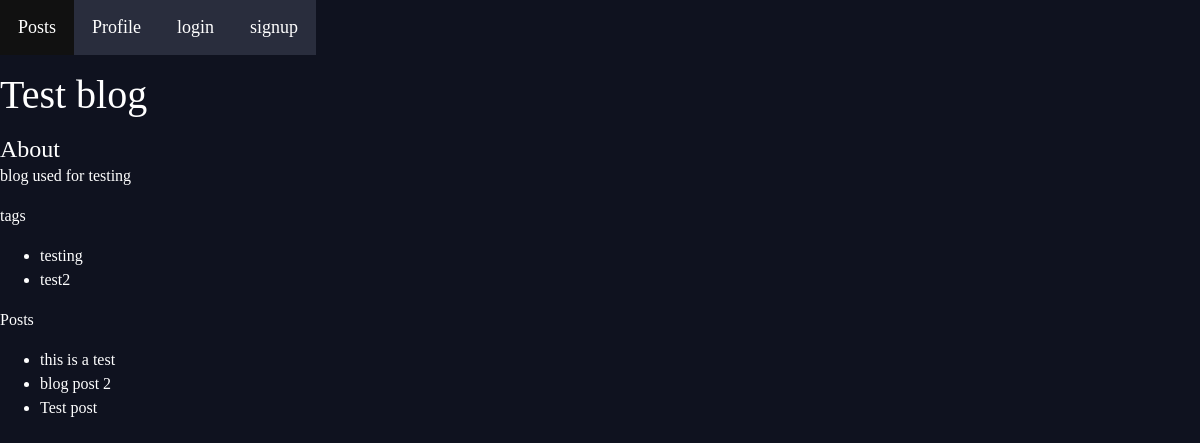
Screenshot of /social/blog/1/ with the database file from the repository.
### social/models.py (models this page shows, shortened)
class blog(models.Model):
    user= models.ForeignKey(User,related_name='blog_user',on_delete=models.CASCADE)
    blogname= models.CharField(max_length=50)
    about= models.TextField(null=True)

class blogpost(models.Model):
    blog= models.ForeignKey(blog,related_name='blog_post',on_delete=models.CASCADE)
    title = models.CharField(max_length=100)
    body = models.TextField(null=True)
    pub_date = models.DateTimeField('Date published',auto_now_add = True)

### social/views.py (the view)
# urls.py: path('blog/<int:blog_id>/',views.bloghome,name='bloghome'),
def bloghome(request, blog_id):
    blogs= blog.objects.get(pk=blog_id)
    taglist= blogtags.objects.filter( blog = blogs ).values('tags')
    latest_posts_list = blogpost.objects.filter(blog = blogs).order_by('-pub_date')[:5]
    context= {'latest_posts_list':latest_posts_list,
              'blogs': blogs,
              'taglist':taglist,}
    return render(request, 'social/bloghome.html', context)

### social/templates/social/bloghome.html
{% extends "basegeneric.html" %}
{% block content %}
  <p><h1>{{blogs.blogname}}</h1></p>
  <p><h4>About</h4>
  <p>{{blogs.about}}</p>
  <p> tags <p>
  {% if taglist %}
    <ul>
    {% for tag in taglist %}
        <li>{{tag.tags}}</li>
    {% endfor %}
    </ul>
  {%else%}
    <p>no intrests</p>
  {%endif%}
  <p>Posts</p>
  {% if latest_posts_list %}
    <ul>
    {% for blogpost in latest_posts_list %}
        <li><a href="/social/blog/posts/{{ blogpost.id }}/">{{ blogpost.title }}</a></li>
    {% endfor %}
    </ul>
{% else %}
    <p>No posts are available.</p>
{% endif %}
{% endblock %}

### static/styles.css (style rules this page uses)
body { background-color: #0f121f; background-repeat-y: no-repeat; color: #fff; }
body * { font-family: Ubuntu; }
h1, h2, h3, h4, h5 { font-weight: normal; margin: 0; }
a, a:visited, a:hover { color: white; text-decoration: none; }

### rows the page displays
blog: blogname "Test blog", about "blog used for testing"
blogpost: title "this is a test"
blogpost: title "blog post 2"
blogpost: title "Test post"

### other values shown
{{ tag.tags }} "testing" "test2"
